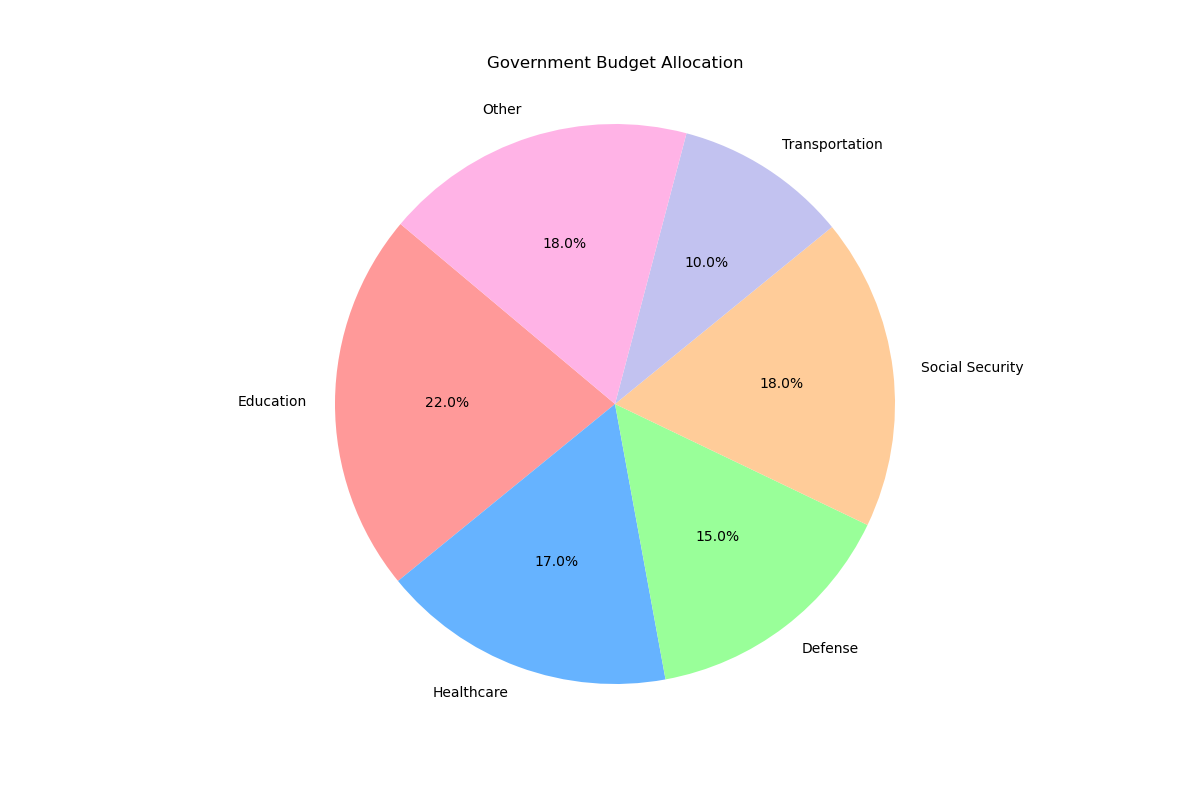

Source code (Python):

import matplotlib.pyplot as plt

# Data to plot
labels = 'Education', 'Healthcare', 'Defense', 'Social Security', 'Transportation', 'Other'
sizes = [22, 17, 15, 18, 10, 18]
colors = ['#ff9999', '#66b3ff', '#99ff99', '#ffcc99', '#c2c2f0', '#ffb3e6']

# Plot
plt.figure(figsize=(12,8))
plt.pie(sizes, labels=labels, colors=colors, autopct='%1.1f%%', startangle=140)

plt.title('Government Budget Allocation', pad=20)
plt.axis('equal')  # Equal aspect ratio ensures that pie is drawn as a circle.
plt.show()
